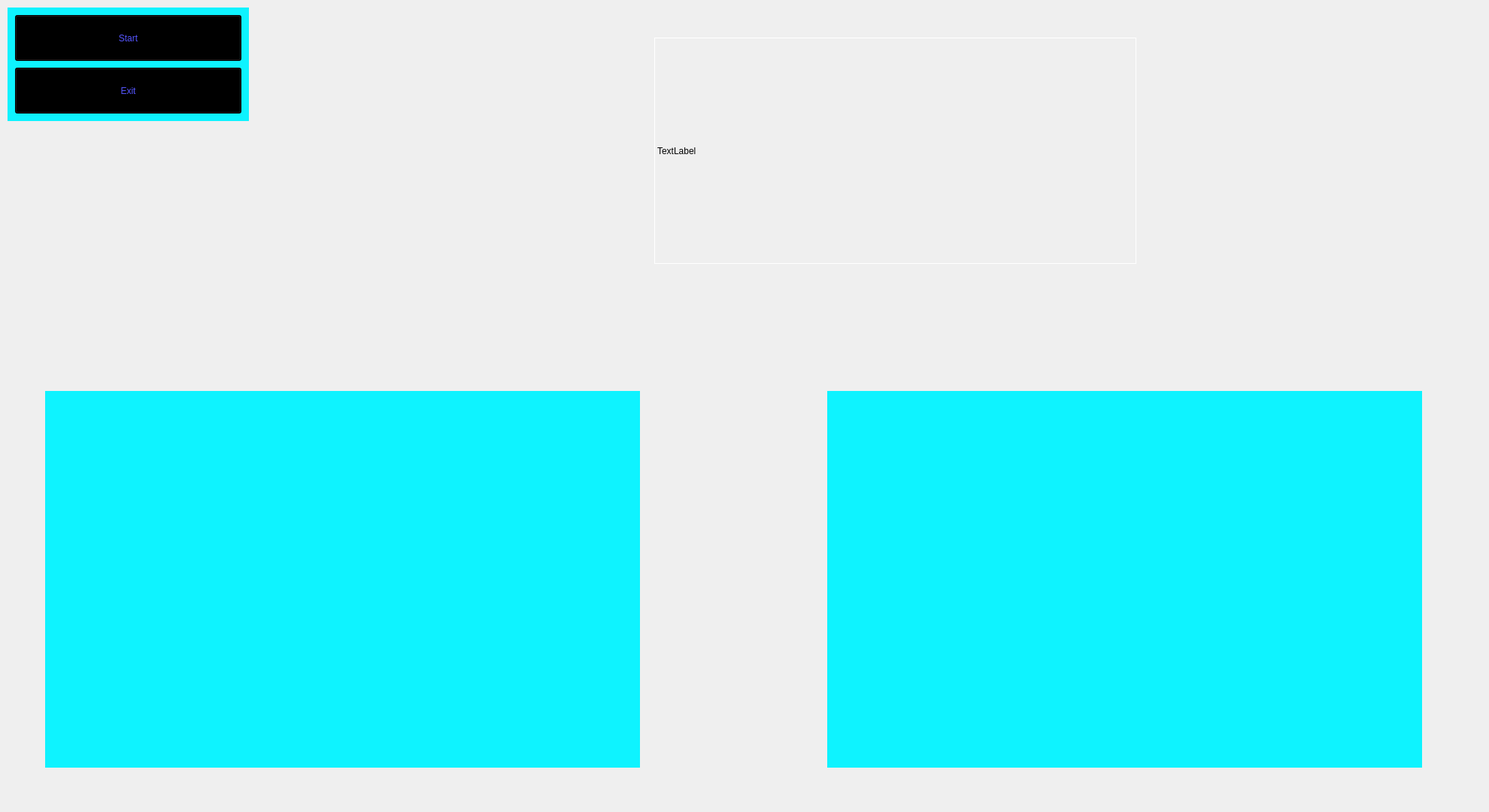
<?xml version="1.0" encoding="UTF-8"?>
<ui version="4.0">
 <class>MainWindow</class>
 <widget class="QMainWindow" name="MainWindow">
  <property name="geometry">
   <rect>
    <x>0</x>
    <y>0</y>
    <width>1980</width>
    <height>1080</height>
   </rect>
  </property>
  <property name="windowTitle">
   <string>MainWindow</string>
  </property>
  <widget class="QWidget" name="centralwidget">
   <widget class="QLabel" name="bg_1">
    <property name="geometry">
     <rect>
      <x>-40</x>
      <y>-110</y>
      <width>2521</width>
      <height>1191</height>
     </rect>
    </property>
    <property name="text">
     <string/>
    </property>
    <property name="pixmap">
     <pixmap>C:/Users/hp/Downloads/jarvis gui/B.G/Black_Template.jpg</pixmap>
    </property>
    <property name="scaledContents">
     <bool>true</bool>
    </property>
   </widget>
   <widget class="QLabel" name="bg_2">
    <property name="geometry">
     <rect>
      <x>1100</x>
      <y>520</y>
      <width>791</width>
      <height>501</height>
     </rect>
    </property>
    <property name="styleSheet">
     <string notr="true">background-color: rgb(14, 243, 255);</string>
    </property>
    <property name="text">
     <string/>
    </property>
   </widget>
   <widget class="QLabel" name="gif_1">
    <property name="geometry">
     <rect>
      <x>1110</x>
      <y>530</y>
      <width>771</width>
      <height>481</height>
     </rect>
    </property>
    <property name="text">
     <string/>
    </property>
    <property name="pixmap">
     <pixmap>C:/Users/hp/Downloads/jarvis gui/B.G/Iron_Template_1.gif</pixmap>
    </property>
    <property name="scaledContents">
     <bool>true</bool>
    </property>
   </widget>
   <widget class="QLabel" name="gif_2">
    <property name="geometry">
     <rect>
      <x>410</x>
      <y>30</y>
      <width>471</width>
      <height>341</height>
     </rect>
    </property>
    <property name="text">
     <string/>
    </property>
    <property name="pixmap">
     <pixmap>C:/Users/hp/Downloads/jarvis gui/VoiceReg/Ntuks.gif</pixmap>
    </property>
    <property name="scaledContents">
     <bool>true</bool>
    </property>
   </widget>
   <widget class="QLabel" name="gif_3">
    <property name="geometry">
     <rect>
      <x>1500</x>
      <y>20</y>
      <width>441</width>
      <height>331</height>
     </rect>
    </property>
    <property name="text">
     <string/>
    </property>
    <property name="pixmap">
     <pixmap>C:/Users/hp/Downloads/jarvis gui/ExtraGui/Earth.gif</pixmap>
    </property>
    <property name="scaledContents">
     <bool>true</bool>
    </property>
   </widget>
   <widget class="QPushButton" name="pushButton">
    <property name="geometry">
     <rect>
      <x>20</x>
      <y>20</y>
      <width>301</width>
      <height>61</height>
     </rect>
    </property>
    <property name="styleSheet">
     <string notr="true">font: 24pt &quot;Courier New&quot;;
color: rgb(85, 85, 255);
background-color: rgb(0, 0, 0);</string>
    </property>
    <property name="text">
     <string>Start</string>
    </property>
   </widget>
   <widget class="QLabel" name="bg_3">
    <property name="geometry">
     <rect>
      <x>10</x>
      <y>10</y>
      <width>321</width>
      <height>151</height>
     </rect>
    </property>
    <property name="styleSheet">
     <string notr="true">background-color: rgb(14, 243, 255);</string>
    </property>
    <property name="text">
     <string/>
    </property>
   </widget>
   <widget class="QPushButton" name="pushButton_2">
    <property name="geometry">
     <rect>
      <x>20</x>
      <y>90</y>
      <width>301</width>
      <height>61</height>
     </rect>
    </property>
    <property name="styleSheet">
     <string notr="true">font: 24pt &quot;Courier New&quot;;
color: rgb(85, 85, 255);
background-color: rgb(0, 0, 0);</string>
    </property>
    <property name="text">
     <string>Exit</string>
    </property>
   </widget>
   <widget class="QLabel" name="bg_4">
    <property name="geometry">
     <rect>
      <x>60</x>
      <y>520</y>
      <width>791</width>
      <height>501</height>
     </rect>
    </property>
    <property name="styleSheet">
     <string notr="true">background-color: rgb(14, 243, 255);</string>
    </property>
    <property name="text">
     <string/>
    </property>
   </widget>
   <widget class="QLabel" name="gif_4">
    <property name="geometry">
     <rect>
      <x>70</x>
      <y>530</y>
      <width>771</width>
      <height>481</height>
     </rect>
    </property>
    <property name="text">
     <string/>
    </property>
    <property name="pixmap">
     <pixmap>C:/Users/hp/Downloads/jarvis gui/ExtraGui/live.gif</pixmap>
    </property>
    <property name="scaledContents">
     <bool>true</bool>
    </property>
   </widget>
   <widget class="QLabel" name="label">
    <property name="geometry">
     <rect>
      <x>870</x>
      <y>50</y>
      <width>641</width>
      <height>301</height>
     </rect>
    </property>
    <property name="styleSheet">
     <string notr="true">border-color: rgb(255, 255, 255);
border : 1px solid white;</string>
    </property>
    <property name="text">
     <string>TextLabel</string>
    </property>
   </widget>
   <zorder>bg_1</zorder>
   <zorder>bg_2</zorder>
   <zorder>gif_1</zorder>
   <zorder>gif_2</zorder>
   <zorder>gif_3</zorder>
   <zorder>bg_3</zorder>
   <zorder>pushButton</zorder>
   <zorder>pushButton_2</zorder>
   <zorder>bg_4</zorder>
   <zorder>gif_4</zorder>
   <zorder>label</zorder>
  </widget>
 </widget>
 <resources/>
 <connections/>
</ui>
